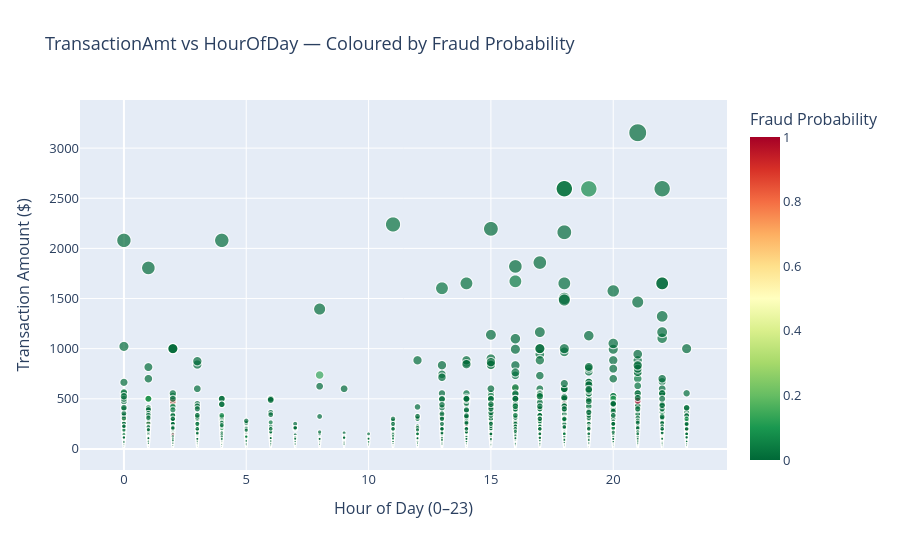

Here is the notebook cell this chart was saved with:
### Code cell
import plotly.express as px

sample_plot = results_tbl.sample(min(5000, len(results_tbl)), random_state=42)

fig = px.scatter(
    sample_plot,
    x='HourOfDay',
    y='TransactionAmt',
    color='fraud_prob',
    color_continuous_scale='RdYlGn_r',
    size='TransactionAmt',
    size_max=18,
    hover_data=['RiskTier', 'isFraud', 'fraud_prob'],
    title=' TransactionAmt vs HourOfDay — Coloured by Fraud Probability',
    labels={
        'HourOfDay'    : 'Hour of Day (0–23)',
        'TransactionAmt': 'Transaction Amount ($)',
        'fraud_prob'   : 'Fraud Probability'
    }
)
fig.update_layout(height=550, font_size=13)
fig.write_html('charts/interactive_scatter.html')
fig.show()
print(" Interactive scatter saved → charts/interactive_scatter.html")

### Figure 1 — Plotly figure (JSON) as saved in the notebook; plotly's stock layout.template omitted (floating-point values rounded to 4 significant figures; data arrays with more than 128 entries replaced by an {"elided": "..."} marker saying what was removed)
{"data": [{"customdata": {"elided": "5000x3 mixed values"}, "hovertemplate": "Hour of Day (0–23)=%{x}<br>Transaction Amount ($)=%{marker.size}<br>RiskTier=%{customdata[0]}<br>isFraud=%{customdata[1]}<br>Fraud Probability=%{marker.color}<extra></extra>", "legendgroup": "", "marker": {"color": {"elided": "5000 float values"}, "coloraxis": "coloraxis", "size": {"elided": "5000 float values"}, "sizemode": "area", "sizeref": 9.733, "symbol": "circle"}, "mode": "markers", "name": "", "showlegend": false, "type": "scattergl", "x": {"elided": "5000 int values"}, "xaxis": "x", "y": {"elided": "5000 float values"}, "yaxis": "y"}], "layout": {"coloraxis": {"colorbar": {"title": {"text": "Fraud Probability"}}, "colorscale": [[0, "rgb(0,104,55)"], [0.1, "rgb(26,152,80)"], [0.2, "rgb(102,189,99)"], [0.3, "rgb(166,217,106)"], [0.4, "rgb(217,239,139)"], [0.5, "rgb(255,255,191)"], [0.6, "rgb(254,224,139)"], [0.7, "rgb(253,174,97)"], [0.8, "rgb(244,109,67)"], [0.9, "rgb(215,48,39)"], [1, "rgb(165,0,38)"]]}, "font": {"size": 13}, "height": 550, "legend": {"itemsizing": "constant", "tracegroupgap": 0}, "title": {"text": " TransactionAmt vs HourOfDay — Coloured by Fraud Probability"}, "xaxis": {"anchor": "y", "domain": [0, 1], "title": {"text": "Hour of Day (0–23)"}}, "yaxis": {"anchor": "x", "domain": [0, 1], "title": {"text": "Transaction Amount ($)"}}}}
